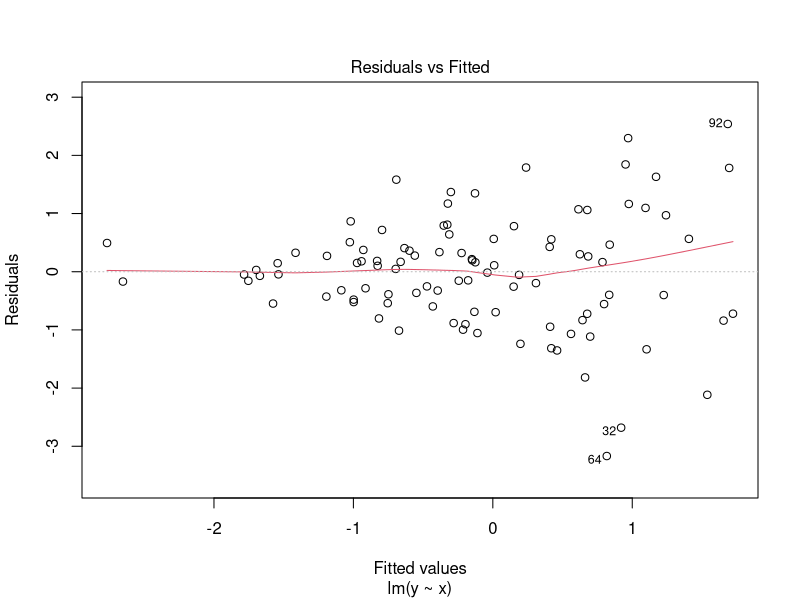
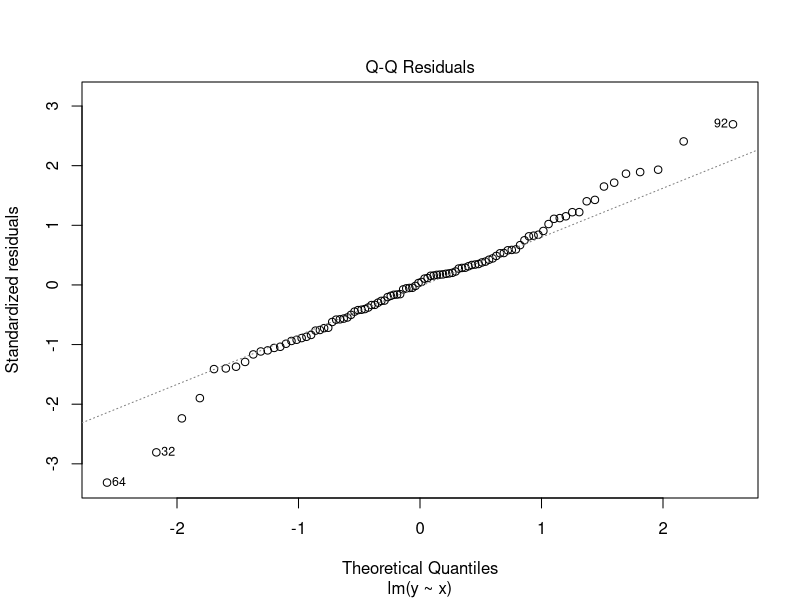
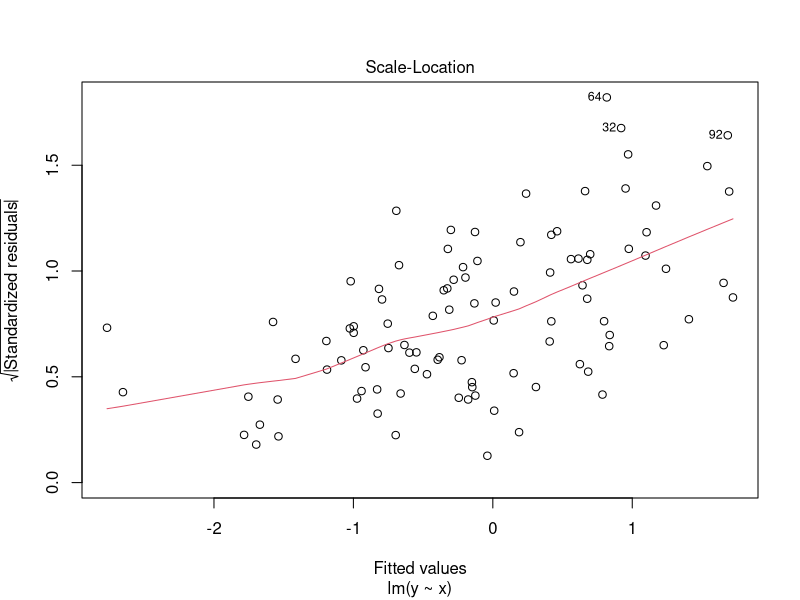
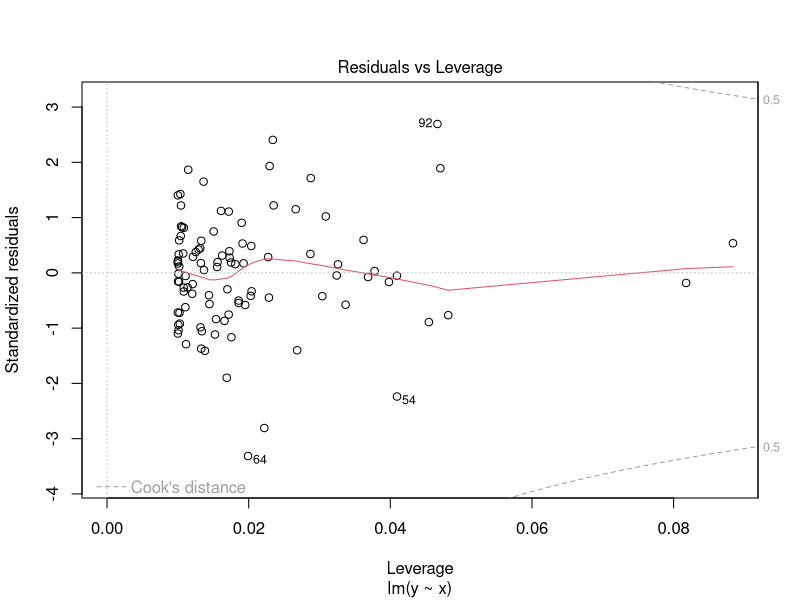
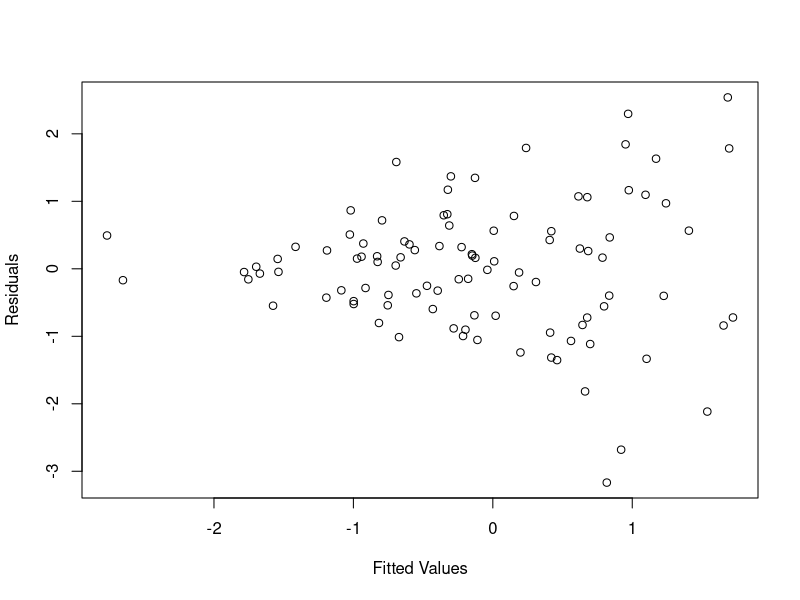
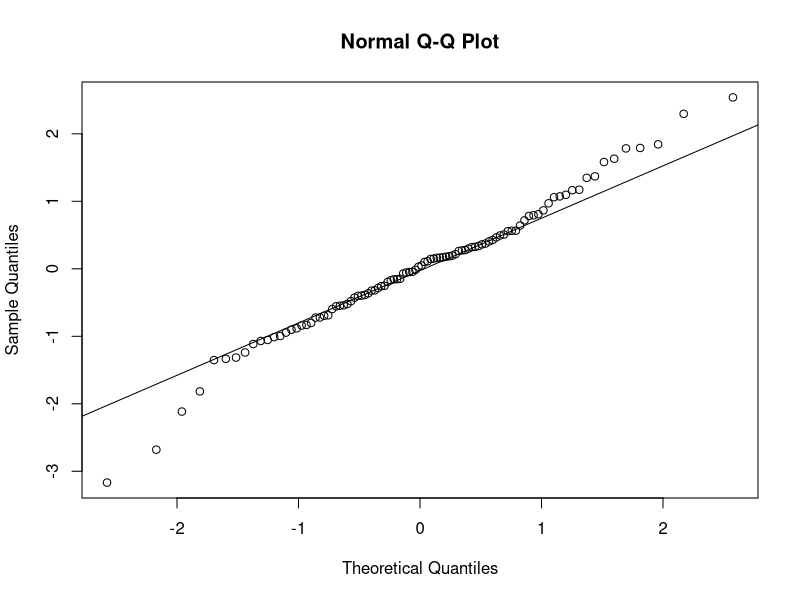
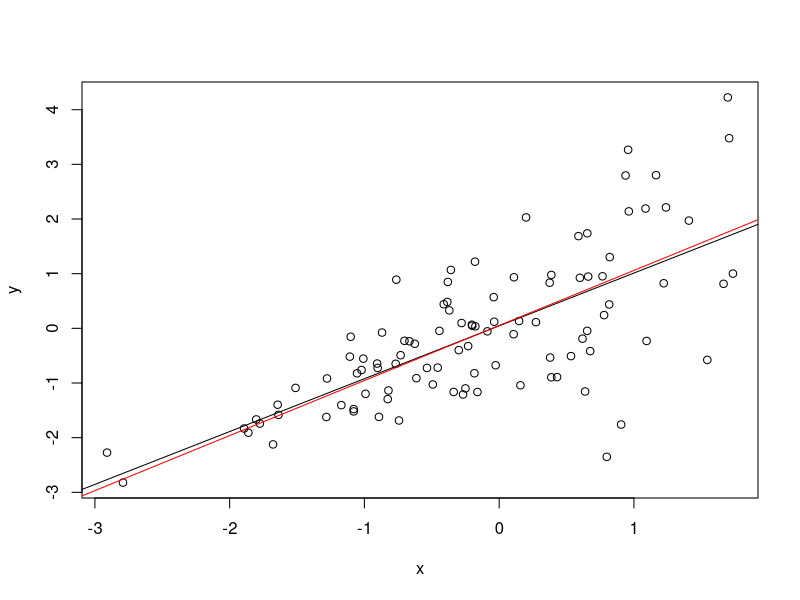

Reproduce these figures in R, in order.
## The R codes in Lecture 1.1.4 Introduction to R

#data in R

x1 <- 1:10                         
x2 <-  seq(1,4,0.5)    
x2
## This is equivalent to
## 
x2 <- c(1.0,1.5,2.0,2.5,3.0,3.5,4.0)        

x3 <- rep(1,5)
x3

x4 <- gl(2,3,10)    #(generate factor levels)
## Check X4 values in R
x4

## Matrix in R
y <- matrix(c(1,2,3,4,5,6),2,3)
# This is 2 by 3 Matrix  filled in column by column
y

## Matrix operation using % %
w <- matrix(c(1,2), 2, 1)
## Thisis a 2X1 matrix or vector 
w
## here t() means the transpose of matrix 
t(w) %*% y 

##More matrix 
y[1,3]   # is the element on row 1 and column 3
y[1,]     # is the first row    	   
y[,2]     # is the second column

## Very useful matrix function 
apply(y,2,mean) #gives us the column means
apply(y,1,sd) #gives us the standard deviation of each row 
 

## Data Frame in R
# Generate 100 normal variables 
x <- rnorm(100)

# w will be used as 'weight' vector 
w <- 1 + x/2 

# Generate the observed Y from x and w
y <- x + w * rnorm(x)

# Make a data frame of three columns named x, y, w
dum <- data.frame(x,y,w)
dum

## Fit a simple ordinary linear regression of y and x

fm1 <- lm(y ~ x, data = dum)
summary(fm1)

## Some numerical results from the above fit  
residuals(fm1)
predict(fm1)
coef(fm1)

## plot different plot of linear regression
plot(fm1)
plot(fitted(fm1),resid(fm1),xlab="Fitted Values", ylab= "Residuals")
qqnorm(resid(fm1))
qqline(resid(fm1))
 

## We can also do a weighted least squares regression
fm2 <- lm(y ~ x, data = dum, weight = 1 / w^2)
summary(fm2)
## sometimes you need to use the "attach" function
## to make the local variables become global  
#attach(dum)

## Plot the data and two fits 
plot(x,y)
abline(fm1)
abline(fm2, col="red")

## Programming language 
### Avoid Loops in R 

## Example 1: check whether X value is 3 or not
x <- c(-2,3,5,6)

# 1A: a very slow R code
y <- numeric(length(x))
for (i in 1:length(x)) 
   if (x[i]==3) y[i] <- 0 else y[i] <- 1
y

# 1B: a more efficient R code 
y <- (x != 3)
y


## Example 2: Bonus: generate bootstrapping sample

## 2A:  a slow code
bootsamp <- function(x){ 	
  n <- length(x)
  sample <- x
  for ( i in 1:n) {
    u <- ceiling(runif(1,0,n))
    sample[i] <- x[u] 	
  } 	
  return(sample)
}

x <- c(0,3,5,7)              
bootsamp(x) 

## 2B: a more efficient R code (i.e., avoiding the loops)  

bootsampB <- function(x){ 	
  n <- length(x)
  sample <- x[ceiling(runif(n,0,n))]
  return(sample)
}
x <- c(0,3,5,7)              
bootsampB(x) 

